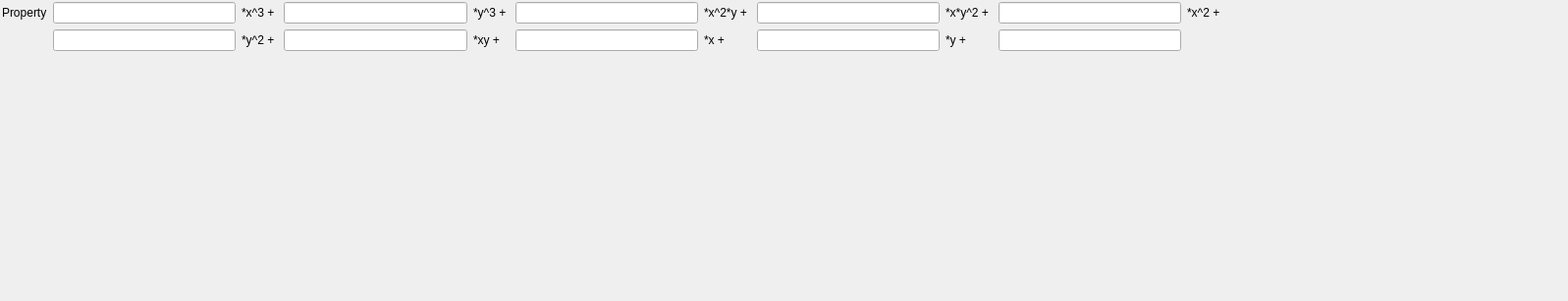
<?xml version="1.0" encoding="UTF-8"?>
<ui version="4.0">
 <class>ThirdOrderPolynomialWidget</class>
 <widget class="QWidget" name="ThirdOrderPolynomialWidget">
  <property name="geometry">
   <rect>
    <x>0</x>
    <y>0</y>
    <width>1597</width>
    <height>307</height>
   </rect>
  </property>
  <layout class="QGridLayout" name="gridLayout_2">
   <property name="leftMargin">
    <number>2</number>
   </property>
   <property name="topMargin">
    <number>2</number>
   </property>
   <property name="rightMargin">
    <number>2</number>
   </property>
   <property name="bottomMargin">
    <number>2</number>
   </property>
   <item row="1" column="1">
    <widget class="QLabel" name="label">
     <property name="text">
      <string>Property</string>
     </property>
    </widget>
   </item>
   <item row="3" column="16">
    <widget class="QLabel" name="label_7">
     <property name="text">
      <string/>
     </property>
    </widget>
   </item>
   <item row="1" column="3">
    <widget class="QLabel" name="label_8">
     <property name="text">
      <string>*x^3 + </string>
     </property>
    </widget>
   </item>
   <item row="1" column="5">
    <widget class="QLabel" name="label_9">
     <property name="text">
      <string>*y^3 + </string>
     </property>
    </widget>
   </item>
   <item row="1" column="7">
    <widget class="QLabel" name="label_10">
     <property name="text">
      <string>*x^2*y + </string>
     </property>
    </widget>
   </item>
   <item row="1" column="9">
    <widget class="QLabel" name="label_11">
     <property name="text">
      <string>*x*y^2 + </string>
     </property>
    </widget>
   </item>
   <item row="1" column="11">
    <widget class="QLabel" name="label_2">
     <property name="text">
      <string>*x^2 + </string>
     </property>
    </widget>
   </item>
   <item row="2" column="3">
    <widget class="QLabel" name="label_3">
     <property name="text">
      <string>*y^2 + </string>
     </property>
    </widget>
   </item>
   <item row="2" column="5">
    <widget class="QLabel" name="label_4">
     <property name="text">
      <string>*xy + </string>
     </property>
    </widget>
   </item>
   <item row="2" column="7">
    <widget class="QLabel" name="label_5">
     <property name="text">
      <string>*x + </string>
     </property>
    </widget>
   </item>
   <item row="2" column="9">
    <widget class="QLabel" name="label_6">
     <property name="text">
      <string>*y + </string>
     </property>
    </widget>
   </item>
   <item row="2" column="11">
    <spacer name="horizontalSpacer_2">
     <property name="orientation">
      <enum>Qt::Horizontal</enum>
     </property>
     <property name="sizeHint" stdset="0">
      <size>
       <width>40</width>
       <height>20</height>
      </size>
     </property>
    </spacer>
   </item>
   <item row="1" column="12">
    <spacer name="horizontalSpacer">
     <property name="orientation">
      <enum>Qt::Horizontal</enum>
     </property>
     <property name="sizeHint" stdset="0">
      <size>
       <width>40</width>
       <height>20</height>
      </size>
     </property>
    </spacer>
   </item>
   <item row="2" column="10">
    <widget class="DREAM3DLineEdit" name="c00"/>
   </item>
   <item row="2" column="8">
    <widget class="DREAM3DLineEdit" name="c01"/>
   </item>
   <item row="2" column="2">
    <widget class="DREAM3DLineEdit" name="c02"/>
   </item>
   <item row="1" column="4">
    <widget class="DREAM3DLineEdit" name="c03"/>
   </item>
   <item row="2" column="6">
    <widget class="DREAM3DLineEdit" name="c10"/>
   </item>
   <item row="2" column="4">
    <widget class="DREAM3DLineEdit" name="c11"/>
   </item>
   <item row="1" column="8">
    <widget class="DREAM3DLineEdit" name="c12"/>
   </item>
   <item row="1" column="10">
    <widget class="DREAM3DLineEdit" name="c20"/>
   </item>
   <item row="1" column="6">
    <widget class="DREAM3DLineEdit" name="c21"/>
   </item>
   <item row="1" column="2">
    <widget class="DREAM3DLineEdit" name="c30"/>
   </item>
  </layout>
 </widget>
 <customwidgets>
  <customwidget>
   <class>DREAM3DLineEdit</class>
   <extends>QLineEdit</extends>
   <header location="global">DREAM3DLineEdit.h</header>
  </customwidget>
 </customwidgets>
 <resources>
  <include location="../../../../Resources/icons/images/Icons.qrc"/>
 </resources>
 <connections/>
</ui>
